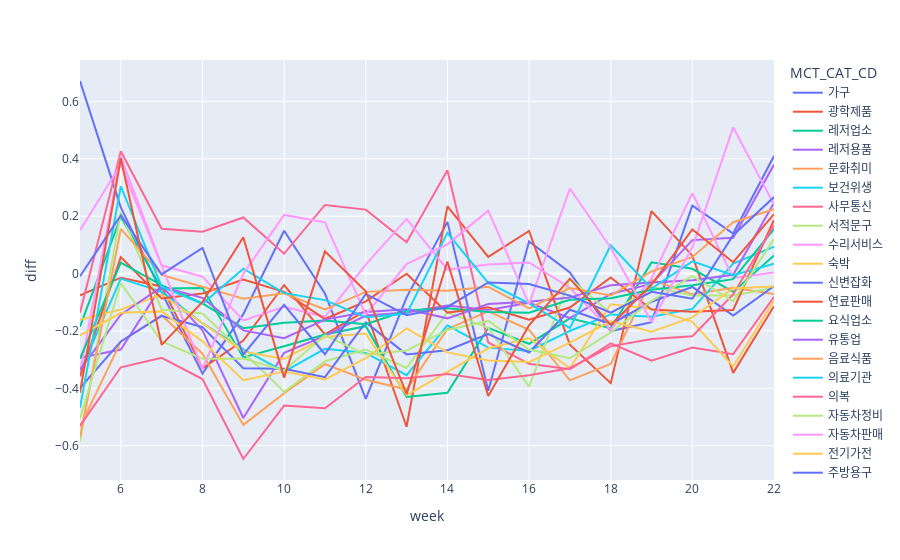

Write notebook code for a chart like this one.
### Code cell
fig = px.line(merge_data, x="week", y="diff", color='MCT_CAT_CD')
fig.show()

### Figure 1 — Plotly figure (JSON) as saved in the notebook; plotly's stock layout.template omitted (floating-point values rounded to 4 significant figures)
{"data": [{"hovertemplate": "MCT_CAT_CD=가구<br>week=%{x}<br>diff=%{y}<extra></extra>", "legendgroup": "가구", "line": {"color": "#636efa", "dash": "solid"}, "mode": "lines", "name": "가구", "orientation": "v", "showlegend": true, "type": "scatter", "x": [5, 6, 7, 8, 9, 10, 11, 12, 13, 14, 15, 16, 17, 18, 19, 20, 21, 22], "xaxis": "x", "y": [0.6713, 0.231, -0.06538, -0.3487, -0.1413, 0.1492, -0.06888, -0.4366, -0.08274, 0.1803, -0.4082, 0.112, 0.004391, -0.2001, -0.1692, 0.237, 0.1397, 0.4098], "yaxis": "y"}, {"hovertemplate": "MCT_CAT_CD=광학제품<br>week=%{x}<br>diff=%{y}<extra></extra>", "legendgroup": "광학제품", "line": {"color": "#EF553B", "dash": "solid"}, "mode": "lines", "name": "광학제품", "orientation": "v", "showlegend": true, "type": "scatter", "x": [5, 6, 7, 8, 9, 10, 11, 12, 13, 14, 15, 16, 17, 18, 19, 20, 21, 22], "xaxis": "x", "y": [-0.07604, -0.01423, -0.04461, -0.3301, -0.2331, -0.03986, -0.2122, -0.1295, -0.5337, 0.2344, 0.05824, 0.1485, -0.2478, -0.382, 0.2179, 0.06237, -0.346, -0.1136], "yaxis": "y"}, {"hovertemplate": "MCT_CAT_CD=레저업소<br>week=%{x}<br>diff=%{y}<extra></extra>", "legendgroup": "레저업소", "line": {"color": "#00cc96", "dash": "solid"}, "mode": "lines", "name": "레저업소", "orientation": "v", "showlegend": true, "type": "scatter", "x": [5, 6, 7, 8, 9, 10, 11, 12, 13, 14, 15, 16, 17, 18, 19, 20, 21, 22], "xaxis": "x", "y": [-0.185, 0.1982, -0.05238, -0.04982, -0.292, -0.2535, -0.2122, -0.1834, -0.4303, -0.4156, -0.1893, -0.2447, -0.1558, -0.1903, 0.03915, 0.01687, -0.06375, 0.06297], "yaxis": "y"}, {"hovertemplate": "MCT_CAT_CD=레저용품<br>week=%{x}<br>diff=%{y}<extra></extra>", "legendgroup": "레저용품", "line": {"color": "#ab63fa", "dash": "solid"}, "mode": "lines", "name": "레저용품", "orientation": "v", "showlegend": true, "type": "scatter", "x": [5, 6, 7, 8, 9, 10, 11, 12, 13, 14, 15, 16, 17, 18, 19, 20, 21, 22], "xaxis": "x", "y": [-0.2936, -0.2648, -0.04303, -0.1981, -0.5032, -0.2764, -0.2171, -0.1463, -0.1359, -0.1114, -0.1271, -0.1018, -0.155, -0.07076, -0.03591, 0.1167, 0.1246, 0.3799], "yaxis": "y"}, {"hovertemplate": "MCT_CAT_CD=문화취미<br>week=%{x}<br>diff=%{y}<extra></extra>", "legendgroup": "문화취미", "line": {"color": "#FFA15A", "dash": "solid"}, "mode": "lines", "name": "문화취미", "orientation": "v", "showlegend": true, "type": "scatter", "x": [5, 6, 7, 8, 9, 10, 11, 12, 13, 14, 15, 16, 17, 18, 19, 20, 21, 22], "xaxis": "x", "y": [-0.5338, -0.2372, -0.1452, -0.279, -0.5274, -0.417, -0.3156, -0.3698, -0.404, -0.1929, -0.1316, -0.1961, -0.372, -0.3146, -0.02166, -0.07228, -0.04916, -0.07089], "yaxis": "y"}, {"hovertemplate": "MCT_CAT_CD=보건위생<br>week=%{x}<br>diff=%{y}<extra></extra>", "legendgroup": "보건위생", "line": {"color": "#19d3f3", "dash": "solid"}, "mode": "lines", "name": "보건위생", "orientation": "v", "showlegend": true, "type": "scatter", "x": [5, 6, 7, 8, 9, 10, 11, 12, 13, 14, 15, 16, 17, 18, 19, 20, 21, 22], "xaxis": "x", "y": [-0.3421, -0.01766, -0.06287, -0.1728, -0.2643, -0.3418, -0.2622, -0.2767, -0.3541, -0.1805, -0.258, -0.2697, -0.2, -0.1422, -0.1504, -0.1229, 0.03505, 0.0936], "yaxis": "y"}, {"hovertemplate": "MCT_CAT_CD=사무통신<br>week=%{x}<br>diff=%{y}<extra></extra>", "legendgroup": "사무통신", "line": {"color": "#FF6692", "dash": "solid"}, "mode": "lines", "name": "사무통신", "orientation": "v", "showlegend": true, "type": "scatter", "x": [5, 6, 7, 8, 9, 10, 11, 12, 13, 14, 15, 16, 17, 18, 19, 20, 21, 22], "xaxis": "x", "y": [-0.1365, 0.4262, 0.1561, 0.1458, 0.1957, 0.06952, 0.2392, 0.223, 0.1094, 0.36, -0.2402, -0.3143, -0.3335, -0.2432, -0.3034, -0.258, -0.2808, -0.08116], "yaxis": "y"}, {"hovertemplate": "MCT_CAT_CD=서적문구<br>week=%{x}<br>diff=%{y}<extra></extra>", "legendgroup": "서적문구", "line": {"color": "#B6E880", "dash": "solid"}, "mode": "lines", "name": "서적문구", "orientation": "v", "showlegend": true, "type": "scatter", "x": [5, 6, 7, 8, 9, 10, 11, 12, 13, 14, 15, 16, 17, 18, 19, 20, 21, 22], "xaxis": "x", "y": [-0.5847, 0.2145, -0.1252, -0.1391, -0.2743, -0.4118, -0.3052, -0.2644, -0.3289, -0.1353, -0.1889, -0.3939, -0.0178, -0.1392, -0.04535, -0.07631, -0.0765, -0.04926], "yaxis": "y"}, {"hovertemplate": "MCT_CAT_CD=수리서비스<br>week=%{x}<br>diff=%{y}<extra></extra>", "legendgroup": "수리서비스", "line": {"color": "#FF97FF", "dash": "solid"}, "mode": "lines", "name": "수리서비스", "orientation": "v", "showlegend": true, "type": "scatter", "x": [5, 6, 7, 8, 9, 10, 11, 12, 13, 14, 15, 16, 17, 18, 19, 20, 21, 22], "xaxis": "x", "y": [-0.3434, 0.4071, 0.02887, -0.01078, -0.163, -0.1159, -0.1506, 0.03144, 0.1905, 0.01405, 0.03136, 0.03882, -0.04936, -0.1963, -0.0171, 0.2805, -0.01497, 0.003849], "yaxis": "y"}, {"hovertemplate": "MCT_CAT_CD=숙박<br>week=%{x}<br>diff=%{y}<extra></extra>", "legendgroup": "숙박", "line": {"color": "#FECB52", "dash": "solid"}, "mode": "lines", "name": "숙박", "orientation": "v", "showlegend": true, "type": "scatter", "x": [5, 6, 7, 8, 9, 10, 11, 12, 13, 14, 15, 16, 17, 18, 19, 20, 21, 22], "xaxis": "x", "y": [-0.1606, -0.1253, -0.07321, -0.1722, -0.2719, -0.2972, -0.2211, -0.2092, -0.4235, -0.3429, -0.2603, -0.2247, -0.3302, -0.1067, -0.1228, -0.168, -0.3234, -0.09436], "yaxis": "y"}, {"hovertemplate": "MCT_CAT_CD=신변잡화<br>week=%{x}<br>diff=%{y}<extra></extra>", "legendgroup": "신변잡화", "line": {"color": "#636efa", "dash": "solid"}, "mode": "lines", "name": "신변잡화", "orientation": "v", "showlegend": true, "type": "scatter", "x": [5, 6, 7, 8, 9, 10, 11, 12, 13, 14, 15, 16, 17, 18, 19, 20, 21, 22], "xaxis": "x", "y": [-0.3989, -0.2365, -0.1475, -0.1865, -0.3299, -0.3315, -0.361, -0.1702, -0.2816, -0.2673, -0.2109, -0.2749, -0.1259, -0.1761, -0.09818, -0.0466, -0.1463, -0.04333], "yaxis": "y"}, {"hovertemplate": "MCT_CAT_CD=연료판매<br>week=%{x}<br>diff=%{y}<extra></extra>", "legendgroup": "연료판매", "line": {"color": "#EF553B", "dash": "solid"}, "mode": "lines", "name": "연료판매", "orientation": "v", "showlegend": true, "type": "scatter", "x": [5, 6, 7, 8, 9, 10, 11, 12, 13, 14, 15, 16, 17, 18, 19, 20, 21, 22], "xaxis": "x", "y": [-0.3582, 0.05747, -0.08641, -0.06933, -0.02107, -0.06384, -0.1584, -0.09695, -0.0004387, -0.136, -0.1177, -0.1608, -0.1184, -0.01349, -0.1252, -0.1329, -0.1267, 0.187], "yaxis": "y"}, {"hovertemplate": "MCT_CAT_CD=요식업소<br>week=%{x}<br>diff=%{y}<extra></extra>", "legendgroup": "요식업소", "line": {"color": "#00cc96", "dash": "solid"}, "mode": "lines", "name": "요식업소", "orientation": "v", "showlegend": true, "type": "scatter", "x": [5, 6, 7, 8, 9, 10, 11, 12, 13, 14, 15, 16, 17, 18, 19, 20, 21, 22], "xaxis": "x", "y": [-0.296, 0.03823, -0.0401, -0.1037, -0.1903, -0.1712, -0.1634, -0.1764, -0.1286, -0.1207, -0.1335, -0.1366, -0.09154, -0.08592, -0.05668, -0.04076, -0.0194, 0.1547], "yaxis": "y"}, {"hovertemplate": "MCT_CAT_CD=유통업<br>week=%{x}<br>diff=%{y}<extra></extra>", "legendgroup": "유통업", "line": {"color": "#ab63fa", "dash": "solid"}, "mode": "lines", "name": "유통업", "orientation": "v", "showlegend": true, "type": "scatter", "x": [5, 6, 7, 8, 9, 10, 11, 12, 13, 14, 15, 16, 17, 18, 19, 20, 21, 22], "xaxis": "x", "y": [-0.3348, -0.1434, -0.04602, -0.08471, -0.1981, -0.2248, -0.1603, -0.1342, -0.1241, -0.156, -0.1063, -0.09791, -0.08366, -0.04082, -0.03081, -0.02326, -0.004391, 0.2473], "yaxis": "y"}, {"hovertemplate": "MCT_CAT_CD=음료식품<br>week=%{x}<br>diff=%{y}<extra></extra>", "legendgroup": "음료식품", "line": {"color": "#FFA15A", "dash": "solid"}, "mode": "lines", "name": "음료식품", "orientation": "v", "showlegend": true, "type": "scatter", "x": [5, 6, 7, 8, 9, 10, 11, 12, 13, 14, 15, 16, 17, 18, 19, 20, 21, 22], "xaxis": "x", "y": [-0.5706, 0.1557, -0.004514, -0.04739, -0.08752, -0.06867, -0.1246, -0.06368, -0.05616, -0.05978, -0.04614, -0.1216, -0.05064, -0.07648, 0.007502, 0.05815, 0.179, 0.2248], "yaxis": "y"}, {"hovertemplate": "MCT_CAT_CD=의료기관<br>week=%{x}<br>diff=%{y}<extra></extra>", "legendgroup": "의료기관", "line": {"color": "#19d3f3", "dash": "solid"}, "mode": "lines", "name": "의료기관", "orientation": "v", "showlegend": true, "type": "scatter", "x": [5, 6, 7, 8, 9, 10, 11, 12, 13, 14, 15, 16, 17, 18, 19, 20, 21, 22], "xaxis": "x", "y": [-0.4678, 0.3036, -0.04574, -0.1052, 0.01732, -0.06821, -0.09246, -0.1518, -0.1404, 0.1418, -0.0327, -0.104, -0.1898, 0.09894, -0.05193, 0.04245, -0.005442, 0.03408], "yaxis": "y"}, {"hovertemplate": "MCT_CAT_CD=의복<br>week=%{x}<br>diff=%{y}<extra></extra>", "legendgroup": "의복", "line": {"color": "#FF6692", "dash": "solid"}, "mode": "lines", "name": "의복", "orientation": "v", "showlegend": true, "type": "scatter", "x": [5, 6, 7, 8, 9, 10, 11, 12, 13, 14, 15, 16, 17, 18, 19, 20, 21, 22], "xaxis": "x", "y": [-0.5305, -0.3266, -0.2936, -0.3674, -0.6462, -0.4599, -0.4696, -0.3605, -0.3647, -0.3497, -0.3708, -0.3542, -0.3297, -0.2536, -0.2279, -0.2184, -0.07264, 0.1688], "yaxis": "y"}, {"hovertemplate": "MCT_CAT_CD=자동차정비<br>week=%{x}<br>diff=%{y}<extra></extra>", "legendgroup": "자동차정비", "line": {"color": "#B6E880", "dash": "solid"}, "mode": "lines", "name": "자동차정비", "orientation": "v", "showlegend": true, "type": "scatter", "x": [5, 6, 7, 8, 9, 10, 11, 12, 13, 14, 15, 16, 17, 18, 19, 20, 21, 22], "xaxis": "x", "y": [-0.5058, -0.03284, -0.2364, -0.2964, -0.2959, -0.3373, -0.2148, -0.2823, -0.2677, -0.1964, -0.165, -0.2648, -0.2952, -0.2048, -0.09506, -0.008185, -0.09684, 0.1209], "yaxis": "y"}, {"hovertemplate": "MCT_CAT_CD=자동차판매<br>week=%{x}<br>diff=%{y}<extra></extra>", "legendgroup": "자동차판매", "line": {"color": "#FF97FF", "dash": "solid"}, "mode": "lines", "name": "자동차판매", "orientation": "v", "showlegend": true, "type": "scatter", "x": [5, 6, 7, 8, 9, 10, 11, 12, 13, 14, 15, 16, 17, 18, 19, 20, 21, 22], "xaxis": "x", "y": [0.151, 0.3801, 0.02806, -0.3312, -0.0001295, 0.2044, 0.1789, -0.1437, 0.03317, 0.1019, 0.2194, -0.1065, 0.2965, 0.08996, -0.1684, 0.09154, 0.5099, 0.2404], "yaxis": "y"}, {"hovertemplate": "MCT_CAT_CD=전기가전<br>week=%{x}<br>diff=%{y}<extra></extra>", "legendgroup": "전기가전", "line": {"color": "#FECB52", "dash": "solid"}, "mode": "lines", "name": "전기가전", "orientation": "v", "showlegend": true, "type": "scatter", "x": [5, 6, 7, 8, 9, 10, 11, 12, 13, 14, 15, 16, 17, 18, 19, 20, 21, 22], "xaxis": "x", "y": [-0.2156, -0.1365, -0.1317, -0.2362, -0.3713, -0.341, -0.3688, -0.2951, -0.1912, -0.2747, -0.3032, -0.3084, -0.2405, -0.1664, -0.2024, -0.1528, -0.05083, -0.0447], "yaxis": "y"}, {"hovertemplate": "MCT_CAT_CD=주방용구<br>week=%{x}<br>diff=%{y}<extra></extra>", "legendgroup": "주방용구", "line": {"color": "#636efa", "dash": "solid"}, "mode": "lines", "name": "주방용구", "orientation": "v", "showlegend": true, "type": "scatter", "x": [5, 6, 7, 8, 9, 10, 11, 12, 13, 14, 15, 16, 17, 18, 19, 20, 21, 22], "xaxis": "x", "y": [-0.009458, 0.2029, -0.002531, 0.08929, -0.2823, -0.1089, -0.2811, -0.07105, -0.1449, -0.1163, -0.03067, -0.03656, -0.07674, -0.1364, -0.06342, -0.08762, 0.1339, 0.2669], "yaxis": "y"}, {"hovertemplate": "MCT_CAT_CD=직물<br>week=%{x}<br>diff=%{y}<extra></extra>", "legendgroup": "직물", "line": {"color": "#EF553B", "dash": "solid"}, "mode": "lines", "name": "직물", "orientation": "v", "showlegend": true, "type": "scatter", "x": [5, 6, 7, 8, 9, 10, 11, 12, 13, 14, 15, 16, 17, 18, 19, 20, 21, 22], "xaxis": "x", "y": [-0.4149, 0.4022, -0.2483, -0.09878, 0.1269, -0.3626, 0.07744, -0.06152, -0.42, 0.04192, -0.4267, -0.18, -0.01768, -0.179, -0.03866, 0.1537, 0.03978, 0.2076], "yaxis": "y"}], "layout": {"legend": {"title": {"text": "MCT_CAT_CD"}, "tracegroupgap": 0}, "margin": {"t": 60}, "xaxis": {"anchor": "y", "domain": [0, 1], "title": {"text": "week"}}, "yaxis": {"anchor": "x", "domain": [0, 1], "title": {"text": "diff"}}}}
